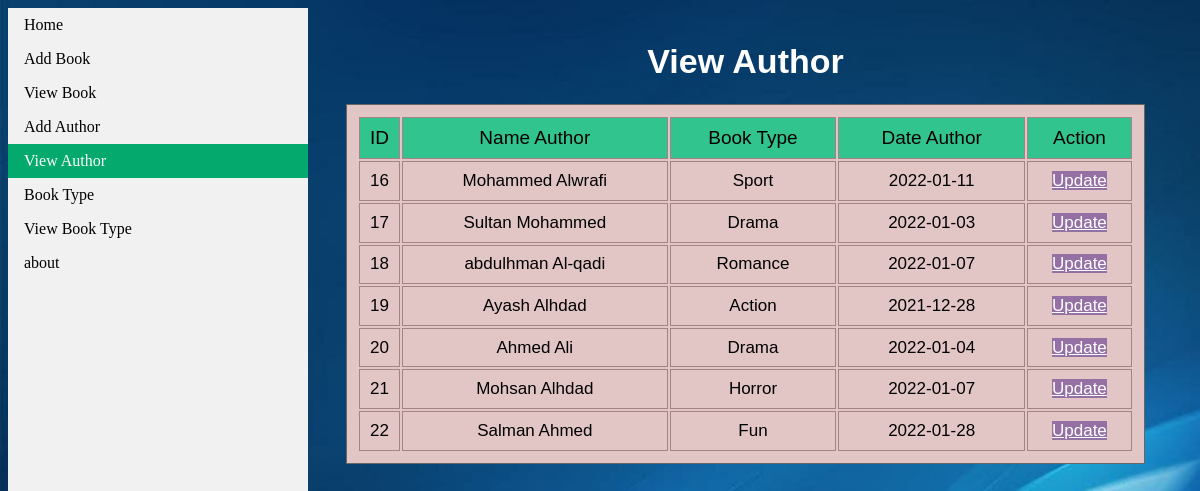
Screenshot of /view_author.php with the database file from the repository.
### tables this page shows
CREATE TABLE `add_author` (
  `id` int(11) NOT NULL,
  `name_author` varchar(100) NOT NULL,
  `book_type` varchar(50) NOT NULL,
  `date_author` date NOT NULL
);

### view_author.php (the view, shortened to what this page needs)
<?php
include_once 'connect.php';
$result = mysqli_query($link, "SELECT * FROM add_author");
?>
<!DOCTYPE html>
<html>
<head>
  <link rel="stylesheet" href="./css/style.css">
</head>
<body>
  <form action="" method="post">
    <ul>
      <li><a href="home.php">Home</a></li>
      <li><a href="add_book.php">Add Book</a></li>
      <li><a href="view_book.php">View Book</a></li>
      <li><a href="add_author.php">Add Author</a></li>
      <li><a class="active" href="view_author.php">View Author</a></li>
      <li><a href="book_type.php">Book Type</a></li>
      <li><a href="view_book_type.php">View Book Type</a></li>
      <li><a href="#about">about</a></li>
    </ul>
    <?php
    if (mysqli_num_rows($result) > 0) {
    ?>
      <div style="margin-left:25%;padding:1px 16px;height:100vh;">
      <div class="center-table">
        <h1>View Author</h1>
        <table class="th-view">
          <tr class="tr-one">
            <td>ID</td>
            <td>Name Author</td>
            <td>Book Type</td>
            <td>Date Author</td>
            <td>Action</td>
          </tr>
          <?php
          while ($row = mysqli_fetch_array($result)) {
          ?>
            <tr>
              <td><?php echo $row["id"]; ?></td>
              <td><?php echo $row["name_author"]; ?></td>
              <td><?php echo $row["book_type"]; ?></td>
              <td><?php echo $row["date_author"]; ?></td>
              <td><a href="edit_author.php?id=<?php echo $row["id"]; ?>" style="color: white; background-color:#9470a5" >Update</a></td>
            </tr>
          <?php
          }
          ?>
        </table>
      </div>
      <?php
    } else {
      echo "No result found";
    }
      ?>
      </div>
</body>
</html>

### css/style.css (style rules this page uses)
div { color: white; border: 20px; border-width: 20px; margin: 5px; font: 17px sans-serif; padding-top: 5px; }
body { overflow: hidden; }
ul { list-style-type: none; margin: 0; padding: 0; width: 25%; background-color: #f1f1f1; position: fixed; height: 100%; overflow: auto; }
li a { display: block; color: #000; padding: 8px 16px; text-decoration: none; }
li a.active { background-color: #04AA6D; color: white; }
.th-view { width: 95%; height: 45%; background-color: #e2c5c5; color: rgb(0, 0, 0); border: 1px solid #666; padding: 10px; text-align: center; }
td { border: 1px solid rgb(163, 131, 131); }
.tr-one { background-color: #31c48e; font-size: 19px; }
.center-table { display: flex; height: 100vh; align-items: center; flex-direction: column; }

### view_author.php (style rules this page uses)
body { background-image: url(./img/logo.jpg); background-repeat: no-repeat; background-size: cover; color: #EFDFDF; }

### rows the page displays
add_author: id "16", name_author "Mohammed Alwrafi", book_type "Sport", date_author "2022-01-11"
add_author: id "17", name_author "Sultan Mohammed", book_type "Drama", date_author "2022-01-03"
add_author: id "18", name_author "abdulhman Al-qadi", book_type "Romance", date_author "2022-01-07"
add_author: id "19", name_author "Ayash Alhdad", book_type "Action", date_author "2021-12-28"
add_author: id "20", name_author "Ahmed Ali", book_type "Drama", date_author "2022-01-04"
add_author: id "21", name_author "Mohsan Alhdad", book_type "Horror", date_author "2022-01-07"
add_author: id "22", name_author "Salman Ahmed", book_type "Fun", date_author "2022-01-28"
